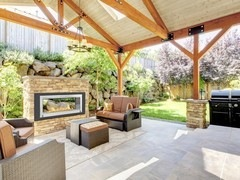
#> input picture SLIC/1.jpg, 240 x 180 px
$ python slic_jrb.py 1.jpg   (Python 2 division)   (older library calls are emulated)
#> lines starting #> are read from the running program, lines starting #| are printed output that depends on the picture; after the words box and inside, x2 and y2 are one past the last pixel; in counts of white or black regions, pixels touching at a corner belong together
# -*- coding: utf-8 -*-
import numpy as np
import sys
import cv2

class Queue:
    def __init__(self):
        self.items = []

    def isEmpty(self):
        return self.items==[]

    def enque(self,item):
        self.items.insert(0,item)

    def deque(self):
        return self.items.pop()

    def qsize(self):
        return len(self.items)

    def isInside(self, item):
      return (item in self.items)

class SLIC:
    def __init__(self, img, step, nc):
        self.img = img
        self.height, self.width = img.shape[:2]
        self._convertToLAB()
        self.step = step
        self.nc = nc
        self.ns = step
        self.FLT_MAX = 1000000
        self.ITERATIONS = 10

    def _convertToLAB(self):

          self.labimg = np.copy(self.img)
          for i in xrange(self.labimg.shape[0]):
              for j in xrange(self.labimg.shape[1]):
                  rgb = self.labimg[i, j]
                  self.labimg[i, j] = self._rgb2lab(tuple(reversed(rgb)))

    def _rgb2lab ( self, inputColor ) :

       num = 0
       RGB = [0, 0, 0]

       for value in inputColor :
           value = float(value) / 255

           if value > 0.04045 :
               value = ( ( value + 0.055 ) / 1.055 ) ** 2.4
           else :
               value = value / 12.92

           RGB[num] = value * 100
           num = num + 1

       XYZ = [0, 0, 0,]

       X = RGB [0] * 0.4124 + RGB [1] * 0.3576 + RGB [2] * 0.1805
       Y = RGB [0] * 0.2126 + RGB [1] * 0.7152 + RGB [2] * 0.0722
       Z = RGB [0] * 0.0193 + RGB [1] * 0.1192 + RGB [2] * 0.9505
       XYZ[ 0 ] = round( X, 4 )
       XYZ[ 1 ] = round( Y, 4 )
       XYZ[ 2 ] = round( Z, 4 )

       XYZ[ 0 ] = float( XYZ[ 0 ] ) / 95.047         # ref_X =  95.047   Observer= 2°, Illuminant= D65
       XYZ[ 1 ] = float( XYZ[ 1 ] ) / 100.0          # ref_Y = 100.000
       XYZ[ 2 ] = float( XYZ[ 2 ] ) / 108.883        # ref_Z = 108.883

       num = 0
       for value in XYZ :

           if value > 0.008856 :
               value = value ** ( 0.3333333333333333 )
           else :
               value = ( 7.787 * value ) + ( 16 / 116 )

           XYZ[num] = value
           num = num + 1

       Lab = [0, 0, 0]

       L = ( 116 * XYZ[ 1 ] ) - 16
       a = 500 * ( XYZ[ 0 ] - XYZ[ 1 ] )
       b = 200 * ( XYZ[ 1 ] - XYZ[ 2 ] )

       Lab [ 0 ] = round( L, 4 )
       Lab [ 1 ] = round( a, 4 )
       Lab [ 2 ] = round( b, 4 )

       return Lab

    def generateSuperPixels(self):
        self._initData()
        indnp = np.mgrid[0:self.height,0:self.width].swapaxes(0,2).swapaxes(0,1)
        for i in range(self.ITERATIONS):
            self.distances = self.FLT_MAX * np.ones(self.img.shape[:2])
            for j in xrange(self.centers.shape[0]):
                xlow, xhigh = int(self.centers[j][3] - self.step), int(self.centers[j][3] + self.step)
                ylow, yhigh = int(self.centers[j][4] - self.step), int(self.centers[j][4] + self.step)

                if xlow <= 0:
                    xlow = 0
                if xhigh > self.width:
                    xhigh = self.width
                if ylow <=0:
                    ylow = 0
                if yhigh > self.height:
                    yhigh = self.height

                cropimg = self.labimg[ylow : yhigh , xlow : xhigh]
                colordiff = cropimg - self.labimg[self.centers[j][4], self.centers[j][3]]
                colorDist = np.sqrt(np.sum(np.square(colordiff), axis=2))

                yy, xx = np.ogrid[ylow : yhigh, xlow : xhigh]
                pixdist = ((yy-self.centers[j][4])**2 + (xx-self.centers[j][3])**2)**0.5
                dist = ((colorDist/self.nc)**2 + (pixdist/self.ns)**2)**0.5

                distanceCrop = self.distances[ylow : yhigh, xlow : xhigh]
                idx = dist < distanceCrop
                distanceCrop[idx] = dist[idx]
                self.distances[ylow : yhigh, xlow : xhigh] = distanceCrop
                self.clusters[ylow : yhigh, xlow : xhigh][idx] = j

            for k in xrange(len(self.centers)):
                idx = (self.clusters == k)
                colornp = self.labimg[idx]
                distnp = indnp[idx]
                self.centers[k][0:3] = np.sum(colornp, axis=0)
                sumy, sumx = np.sum(distnp, axis=0)
                self.centers[k][3:] = sumx, sumy
                self.centers[k] /= np.sum(idx)

    def _initData(self):
        self.clusters = -1 * np.ones(self.img.shape[:2])
        self.distances = self.FLT_MAX * np.ones(self.img.shape[:2])

        centers = []
        for i in xrange(self.step, self.width - self.step/2, self.step):
            for j in xrange(self.step, self.height - self.step/2, self.step):

                nc = self._findLocalMinimum(center=(i, j))
                color = self.labimg[nc[1], nc[0]]
                center = [int(color[0]), int(color[1]), int(color[2]), int(nc[0]), int(nc[1])]
                centers.append(center)
        self.center_counts = np.zeros(len(centers))
        self.centers = np.array(centers)

    def createConnectivity(self):
        label = 0
        adjlabel = 0
        lims = self.width * self.height / self.centers.shape[0]
        dx4 = [-1, 0, 1, 0]
        dy4 = [0, -1, 0, 1]
        new_clusters = -1 * np.ones(self.img.shape[:2]).astype(np.int64)
        elements = []
        for i in xrange(self.width):
            for j in xrange(self.height):
                if new_clusters[j, i] == -1:
                    elements = []
                    elements.append((j, i))
                    for dx, dy in zip(dx4, dy4):
                        x = elements[0][1] + dx
                        y = elements[0][0] + dy
                        if (x>=0 and x < self.width and
                            y>=0 and y < self.height and
                            new_clusters[y, x] >=0):
                            adjlabel = new_clusters[y, x]
                count = 1
                c = 0
                while c < count:
                    for dx, dy in zip(dx4, dy4):
                        x = elements[c][1] + dx
                        y = elements[c][0] + dy

                        if (x>=0 and x<self.width and y>=0 and y<self.height):
                            if new_clusters[y, x] == -1 and self.clusters[j, i] == self.clusters[y, x]:
                                elements.append((y, x))
                                new_clusters[y, x] = label
                                count+=1
                    c+=1
                if (count <= lims >> 2):
                    for c in range(count):
                        new_clusters[elements[c]] = adjlabel
                    label-=1
                label+=1
        self.new_clusters = new_clusters

    def displayContours(self, color):
        dx8 = [-1, -1, 0, 1, 1, 1, 0, -1]
        dy8 = [0, -1, -1, -1, 0, 1, 1, 1]

        isTaken = np.zeros(self.img.shape[:2], np.bool)
        contours = []

        for i in xrange(self.width):
            for j in xrange(self.height):
                nr_p = 0
                for dx, dy in zip(dx8, dy8):
                    x = i + dx
                    y = j + dy
                    if x>=0 and x < self.width and y>=0 and y < self.height:
                        if isTaken[y, x] == False and self.clusters[j, i] != self.clusters[y, x]:
                            nr_p += 1

                if nr_p >= 2:
                    isTaken[j, i] = True
                    contours.append([j, i])

        for i in xrange(len(contours)):
            self.img[contours[i][0], contours[i][1]] = color

    def _findLocalMinimum(self, center):
        min_grad = self.FLT_MAX
        loc_min = center
        for i in xrange(center[0] - 1, center[0] + 2):
            for j in xrange(center[1] - 1, center[1] + 2):
                c1 = self.labimg[j+1, i]
                c2 = self.labimg[j, i+1]
                c3 = self.labimg[j, i]
                if ((c1[0] - c3[0])**2)**0.5 + ((c2[0] - c3[0])**2)**0.5 < min_grad:
                    min_grad = abs(c1[0] - c3[0]) + abs(c2[0] - c3[0])
                    loc_min = [i, j]
        return loc_min

img = cv2.imread(sys.argv[1])
#> img is the input picture: shape (180, 240, 3); mean B, G, R 140.8, 167, 180.3
nr_superpixels = int(400)
nc = int(37)

step = int((img.shape[0]*img.shape[1]/nr_superpixels)**0.5)
#> step = 10

slic = SLIC(img, step, nc)
#> after the loop in _convertToLAB, `for i in xrange(self.labimg.shape[0]):`:
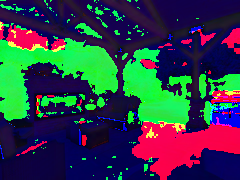
#> self.labimg: shape (180, 240, 3); mean B, G, R 73, 61, 49.1
slic.generateSuperPixels()
#> after the loop in generateSuperPixels, `for i in range(self.ITERATIONS):`:
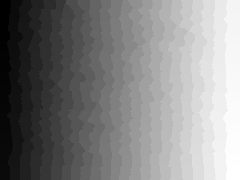
#> self.clusters: shape (180, 240) float64; min 0, max 390, mean 200.4; drawn with min black and max white
#> after the loop in generateSuperPixels, `for i in range(self.ITERATIONS):`:
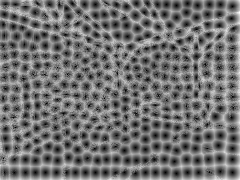
#> self.distances: shape (180, 240) float64; min 0, max 1.05, mean 0.48; drawn with min black and max white
slic.createConnectivity()
#> after the loop in createConnectivity, `for i in xrange(self.width):`:
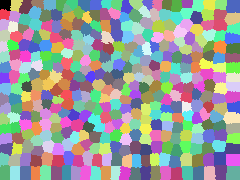
#> new_clusters: shape (180, 240) int64; 391 distinct labels, from 0 to 390; one colour per label, 0 black
slic.displayContours([0, 0, 255])
#> after the loop in displayContours, `for i in xrange(self.width):`:
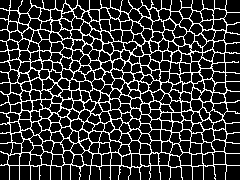
#> isTaken: shape (180, 240) bool; 19.5% white in thin lines or dots
#> after the loop in displayContours, `for i in xrange(len(contours)):`:
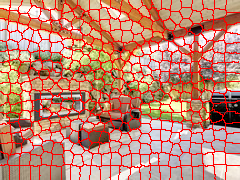
#> self.img: shape (180, 240, 3); 19.52% of pixels changed, all inside (x1, y1, x2, y2) = (0, 0, 240, 180)
cv2.imshow("superpixels", slic.img)
#cv2.waitKey(0)
cv2.imwrite("SLICimg.jpg", slic.img)

su=np.zeros(len(slic.centers)+1)

#print(slic.centers)#(l,a,b,x,y) of each superpixel center`

print(len(su))
#| 392
print(img.shape)
#| (180, 240, 3)
for i in range(img.shape[0]):
  for j in range(img.shape[1]):
    su[slic.new_clusters[i][j]]+=1

print(slic.new_clusters.shape)
#| (180, 240)

dic={}
dimension=[]
for i in range(len(slic.centers)):

  t=slic.new_clusters[int(slic.centers[i][4]),int(slic.centers[i][3])]
  li1,li2=np.where(slic.new_clusters== t)


  l=[]

  for j in range(len(li2)):
    if li1[j]==int(slic.centers[i][4]) :
      l.append(li2[j])
  width=max(l)-min(l)
  li=[]
  for j in range(len(li1)):
    if li2[j]==int(slic.centers[i][3]) :
      li.append(li1[j])
  height=max(li)-min(li)
  li3=[]
  for j in range(len(li1)):
    if li1[j]-int(slic.centers[i][4])==li2[j]-int(slic.centers[i][3]):
      li3.append(li1[j]-int(slic.centers[i][4]))
  diag=max(li3)-min(li3)
  dic[t]=(width,height,diag,int(slic.centers[i][3]),int(slic.centers[i][4]),slic.centers[i][0],slic.centers[i][1],slic.centers[i][2],int(su[t]))
  dimension.append(tuple((width,height,diag)))


# [7 lines of commented-out code are left out]

'''
print(sum(su))

for (i, segVal) in enumerate(np.unique(slic.new_clusters)):
  # construct a mask for the segment
  print "[x] inspecting segment %d" % (i)
  mask = np.zeros(img.shape[:2], dtype = "uint8")
  mask[slic.new_clusters == segVal] = 255

  # show the masked region
  cv2.imshow("Mask", mask)
  cv2.imshow("Applied",cv2.bitwise_and(img, img, mask = mask))
  cv2.waitKey(0)
'''

image = np.zeros((480,640,3), np.uint8)
pts = np.array([[160,480],[230,385],[405,385],[480,480]], np.int32)
pts = pts.reshape((-1,1,2))
cv2.fillPoly(image,[pts],[255,255,255],4,0)
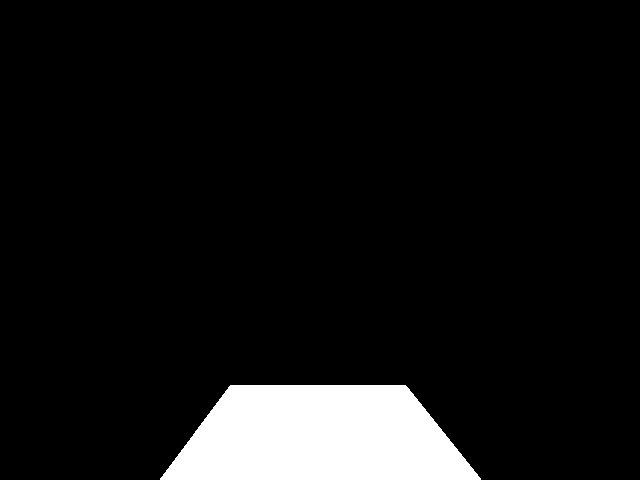
#> image: shape (480, 640, 3); 7.7% white; 1 white region, box (x1, y1, x2, y2) and area: (160, 385, 481, 480) 23678
#cv2.imshow("Applied",image)
#cv2.waitKey(0)


con=set([])

for i in range(168,480):
  for j in range(385, 480):
    #print(image[i][j])
    if  (image[i][j]==[255,255,255]).all:
#> (the run stopped early here; a loop or call above may not have finished)

$ run again, on SLIC/3.jpg
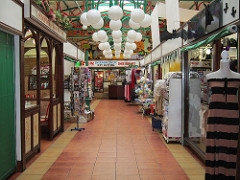
#> input picture SLIC/3.jpg, 240 x 180 px
#> img is the input picture: shape (180, 240, 3); mean B, G, R 87.1, 103.2, 119.1
#> after the loop in displayContours, `for i in xrange(self.width):`:
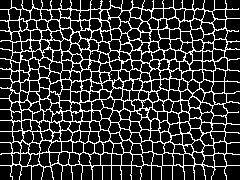
#> isTaken: shape (180, 240) bool; 19.8% white in thin lines or dots
#> after the loop in displayContours, `for i in xrange(len(contours)):`:
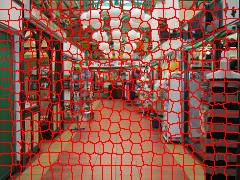
#> self.img: shape (180, 240, 3); 19.77% of pixels changed, all inside (x1, y1, x2, y2) = (0, 0, 240, 180)
#| 392
#| (180, 240, 3)
#| (180, 240)
#> image: shape (480, 640, 3); 7.7% white; 1 white region, box (x1, y1, x2, y2) and area: (160, 385, 481, 480) 23678

$ run again, on SLIC/4.jpg
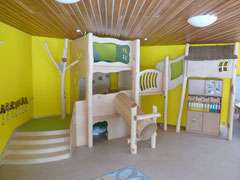
#> input picture SLIC/4.jpg, 240 x 180 px
#> img is the input picture: shape (180, 240, 3); mean B, G, R 104.3, 146.6, 156.5
#> after the loop in displayContours, `for i in xrange(self.width):`:
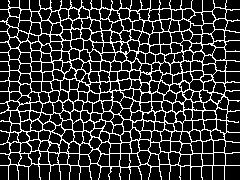
#> isTaken: shape (180, 240) bool; 19.2% white in thin lines or dots
#> after the loop in displayContours, `for i in xrange(len(contours)):`:
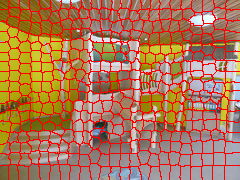
#> self.img: shape (180, 240, 3); 19.22% of pixels changed, all inside (x1, y1, x2, y2) = (0, 0, 240, 180)
#| 392
#| (180, 240, 3)
#| (180, 240)
#> image: shape (480, 640, 3); 7.7% white; 1 white region, box (x1, y1, x2, y2) and area: (160, 385, 481, 480) 23678

$ run again, on SLIC/5.jpg
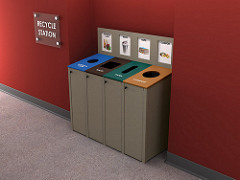
#> input picture SLIC/5.jpg, 240 x 180 px
#> img is the input picture: shape (180, 240, 3); mean B, G, R 65.8, 70.3, 116.8
#> after the loop in displayContours, `for i in xrange(len(contours)):`:
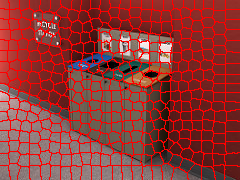
#> self.img: shape (180, 240, 3); 18.66% of pixels changed, all inside (x1, y1, x2, y2) = (0, 0, 240, 180)
#| 392
#| (180, 240, 3)
#| (180, 240)
#> image: shape (480, 640, 3); 7.7% white; 1 white region, box (x1, y1, x2, y2) and area: (160, 385, 481, 480) 23678
